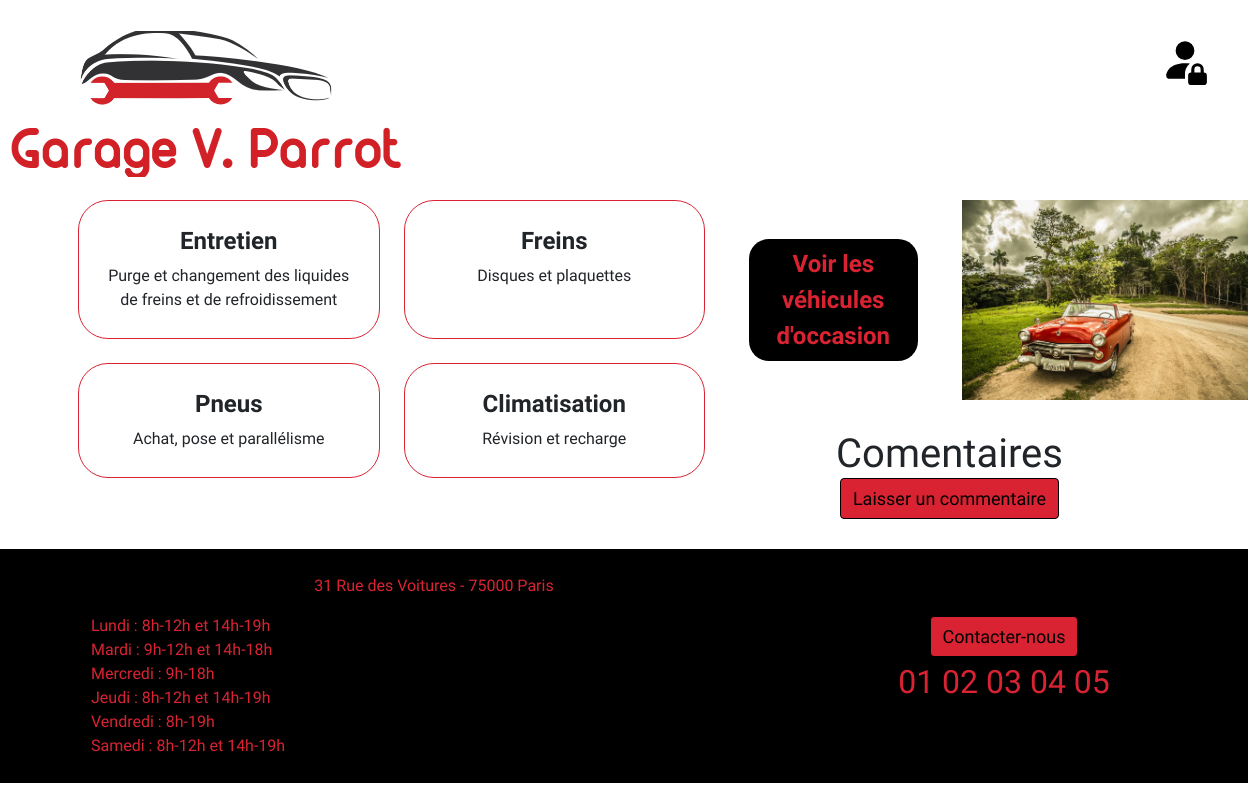
The page / on the database its author committed.
### tables this page shows
CREATE TABLE services (
  id INT(11) NOT NULL AUTO_INCREMENT PRIMARY KEY,
  name VARCHAR(50) NOT NULL,
  description VARCHAR(250) NOT NULL
);

CREATE TABLE days (
  id INT(11) NOT NULL AUTO_INCREMENT PRIMARY KEY,
  name VARCHAR(50) NOT NULL,
  timetable_id INT(11) NOT NULL,
    FOREIGN KEY (timetable_id) 
	  REFERENCES timetables(id)
);

CREATE TABLE timetables (
  id INT(11) NOT NULL AUTO_INCREMENT PRIMARY KEY,
  hours VARCHAR(50) NOT NULL
);

### controllers/controller.php (called while the page is built, shortened)
<?php
require_once 'models/Service.php';
require_once 'models/Services.php';
require_once 'models/Days.php';
class Controller
{
    private Services $servicesObject;
    private Days $daysObject;
  public function __construct()
  {
    $this->servicesObject = new Services();
    $this->daysObject = new Days();
  }
    public function home()
        {
            $services = $this->servicesObject->getServices();
            $days = $this->daysObject->getDays();
            require_once 'views/home.php';
        }
}

### models/Model.php (called while the page is built, shortened)
<?php
trait Model
{
    public function __construct()
    {
            $hostname = 'localhost';
            $username = 'user_garage';
            $password = 'Dlfelkf9Za';
            $database = 'garage';
        try {
            $options = [
                PDO::ATTR_ERRMODE => PDO::ERRMODE_EXCEPTION,
            ];
            $this->pdo = new PDO("mysql:host=$hostname;dbname=$database", $username, $password, $options);
        } catch (PDOException $PDOException) {
            echo 'Impossible de se connecter à la base de donnée';
            exit('Erreur : '.$PDOException->getMessage());
        }
    }
}

### models/Services.php (called while the page is built, shortened)
<?php
require_once('models/Model.php');
class Services
{
    public function getServices ()
    {
      $stmt = $this->pdo->query('SELECT * FROM services');
      $services = [];
      while ($service = $stmt->fetchObject('Service')) {
          $services[] = $service;
      }
      return $services;
    }
}

### models/Service.php (called while the page is built, shortened)
<?php
require_once('models/Model.php');
class Service
{
    private string $name;
    private string $description;
            ?>
            <?php
    public function getServiceName()
    {
        return $this->name;
    }
    public function getServiceDescription()
    {
        return $this->description;
    }
}

### models/Days.php (called while the page is built, shortened)
<?php
require_once('models/Model.php');
class Days
{
    public function getDays ()
    {
      $days = $this->pdo->query('SELECT days.id daysid, days.name daysname, days.timetable_id daystimeid, timetables.id timetablesid, timetables.hours dayshours
        FROM days
        INNER JOIN timetables ON timetables.id = days.timetable_id');
      return $days;
    }
}

### views/home.php (the view, shortened to what this page needs)
<?php
$page_id= 'id="home"';
?>
<div class="container text-center">
  <div class="row">
    <div class="col-md-7">
      <section>
        <div class="row g-4">
          <?php foreach ($services as $service): ?>
            <div class="col-md-6">
              <div class="card h-100 services-card">
                <div class="card-body">
                  <h5 class="card-title"><?= $service->getServiceName() ?></h5>
                  <p class="card-text"><?= $service->getServiceDescription() ?></p>
                </div>
              </div>
            </div>
          <?php endforeach; ?>
        </div>
      </section>
    </div>
    <div class="col-md-5">
      <aside>
        <section>
          <div class="row">
            <div class="col-md-6 d-flex align-items-center justify-content-center">
              <a type="button" href="?page=cars" class="btn card-title carsButton">Voir les véhicules d'occasion</a>
            </div>
            <div class="col-md-6">
              <img class="img-cars-home" src="views/pictures/home-1.jpg"  alt="Photo d'un véhicule">
            </div>
          </div>
        </section>
        <section>
          <div class="row">
            <div class="col-12 text-center">
              <h1>Comentaires</h1>
            </div>
          </div>
          <button type="button" class="btn commentButton" data-bs-toggle="modal" data-bs-target="#commentModal">Laisser un commentaire</button>
        </section>
      </aside>
    </div>
  </div>
</div>
<?php
$content = ob_get_clean();
require_once('layout.php');

### views/layout.php (shortened to what this page needs)
<!DOCTYPE html>
<html lang="fr">
<head>
  <link
    href="https://cdn.jsdelivr.net/npm/bootstrap@5.1.3/dist/css/bootstrap.min.css"
    rel="stylesheet"
>
  <link
    rel ="stylesheet"
    type="text/css"
    href="views/style.css">
</head>
<body <?= $page_id ?>>
  <header>
    <div class="container text-center">
      <div class="row">
        <div class="col">
          <a id="button-home" href="?#">
            <img
              class="logo"
              src="views/pictures/logo.jpg"
              alt="Logo du garage V.Parrot"/>
          </a>
          <a id="button-login" href="?page=login">
          </a>
        </div>
      </div>
    </div>
  </header>
  <main class="container">
    <?= $content ?>
  </main>
</body>
</html>
<?php
$footer = ob_get_clean();
require_once('layout_footer.php');

### index.php
<?php
require_once 'controllers/controller.php';
$controller = new Controller();
if (isset($_GET['page'])) {
  switch ($_GET['page']) {
      case 'cars':
        $controller->listCars();
          break;
      case 'cardetail':
        $controller->detailCars();
          break;
      case 'login':
          $controller->login();
          break;
      case 'logout':
          $controller->logout();
          break;
      case 'admin':
        $controller->userInterfaceAdmin();
        break;
      case 'staff':
        $controller->userInterfaceStaff();
        break;
      default:
          $controller->home();
          break;
  }
} else {
  $controller->home();
}

### views/layout_footer.php (shortened to what this page needs)
<?= $footer ?>
<footer>
  <div class="container text-center">
    <div class="row align-items-center">
      <div class="col-sm-8">
        <div id="adress-timetable">
          <div id="adress">
            <pn>31 Rue des Voitures - 75000 Paris</p>
          </div>
          <div id="timetable">
            <?php foreach ($days as $day): ?>
              <p><?= $day['daysname'] ?> : <?= $day['dayshours'] ?></p>
            <?php endforeach; ?>
          </div>
        </div>
      </div>
      <div class="col-sm-4">
        <div id="contact" class="col">
          <button type="button" class="btn contactButton" data-bs-toggle="modal" data-bs-target="#contactModal">Contacter-nous</button>
          <p>01 02 03 04 05</p>
        </div>
      </div>
    </div>
  </div>
</footer>

### views/style.css (style rules this page uses)
body { font-family: 'Mukta', sans-serif; }
h1, button, .card-title, .card-text-commentary, .carsButton, .detailButton, .contactForm, .commentForm, .loginButton, .backendButton { font-family: 'Trirong', serif; }
header { padding: 100px; }
#button-login { position: absolute; right : 1px; top: 20px; width: 10vw; height: 10vh; display: flex; align-items: center; justify-content: center; }
#button-home { position: absolute; left: 5px; top: 5px; }
footer { position: static; bottom: 0px; display: flex; background-color: black; margin-top: 30px; }
#adress-timetable { border-radius: 30px; padding: 15px; margin: 10px; color: #D92332; }
#adress { text-align: center; }
#timetable { text-align: left; }
#timetable p { margin: 0; }
#contact { color: #D92332; font-size: xx-large; }
.contactButton, .commentButton, .detailButton, .contactForm, .commentForm, .loginButton, .backendButton { background-color: #D92332; color: black; font-size: large; border: solid 1px black; }
.card { width: 100%; padding: 10px; border: 0; }
.services-card { border-radius: 30px; border: solid 1px #D92332; display: inline-block; }
.carsButton { color: #D92332; background-color: black; border-radius: 20px; margin: 20px; }
.card-title { font-size: x-large; font-weight: 600; }
.img-cars-home { padding: 0; height: 200px; }
h1 { padding-top: 30px; margin-bottom: 0; }

### rows shown on the page
services: name "Entretien", description "Purge et changement des liquides de freins et de refroidissement"
services: name "Freins", description "Disques et plaquettes"
services: name "Pneus", description "Achat, pose et parallélisme"
services: name "Climatisation", description "Révision et recharge"
days: name "Lundi", timetable.hours "8h-12h et 14h-19h"
days: name "Mardi", timetable.hours "9h-12h et 14h-18h"
days: name "Mercredi", timetable.hours "9h-18h"
days: name "Jeudi", timetable.hours "8h-12h et 14h-19h"
days: name "Vendredi", timetable.hours "8h-19h"
days: name "Samedi", timetable.hours "8h-12h et 14h-19h"
